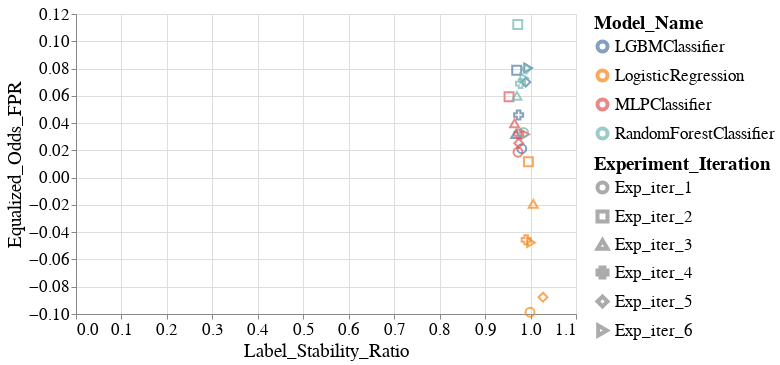

The code cell stored with this chart in its notebook:
### Markdown cell above
## Figure 3. Scatter plots.

### Code cell
create_scatter_plot(melted_all_group_metrics_per_model_dct,
                    group='SEX',
                    fairness_metric_name='Equalized_Odds_FPR',
                    stability_metric_name='Label_Stability_Ratio',
                    alpha=0.0)

### Figure 1 — Vega-Lite specification as saved in the notebook (floating-point values rounded to 4 significant figures)
{"config": {"view": {"continuousWidth": 400, "continuousHeight": 300}, "axis": {"labelFontSize": 17, "labelFontWeight": "normal", "titleFontSize": 19, "titleFontWeight": "normal"}, "legend": {"labelFontSize": 17, "labelLimit": 200, "symbolStrokeWidth": 4, "titleFontSize": 19, "titleLimit": 220}, "title": {"fontSize": 17}}, "data": {"name": "data-8caf422f315c4dc4db9a2868f33914aa"}, "mark": {"type": "point", "size": 60}, "encoding": {"color": {"field": "Model_Name", "type": "nominal"}, "shape": {"field": "Experiment_Iteration", "type": "nominal"}, "size": {"value": 80}, "x": {"field": "Label_Stability_Ratio", "type": "quantitative"}, "y": {"field": "Equalized_Odds_FPR", "type": "quantitative"}}, "height": 300, "width": 500, "$schema": "https://vega.github.io/schema/vega-lite/v4.17.0.json", "datasets": {"data-8caf422f315c4dc4db9a2868f33914aa": [{"Model_Name": "LGBMClassifier", "Experiment_Iteration": "Exp_iter_1", "Intervention_Param": 0.0, "Test_Set_Index": 0, "Group": "SEX", "Equalized_Odds_FPR": 0.02119, "Label_Stability_Ratio": 0.9806}, {"Model_Name": "LGBMClassifier", "Experiment_Iteration": "Exp_iter_2", "Intervention_Param": 0.0, "Test_Set_Index": 0, "Group": "SEX", "Equalized_Odds_FPR": 0.07879, "Label_Stability_Ratio": 0.9696}, {"Model_Name": "LGBMClassifier", "Experiment_Iteration": "Exp_iter_3", "Intervention_Param": 0.0, "Test_Set_Index": 0, "Group": "SEX", "Equalized_Odds_FPR": 0.03196, "Label_Stability_Ratio": 0.9674}, {"Model_Name": "LGBMClassifier", "Experiment_Iteration": "Exp_iter_4", "Intervention_Param": 0.0, "Test_Set_Index": 0, "Group": "SEX", "Equalized_Odds_FPR": 0.04587, "Label_Stability_Ratio": 0.9738}, {"Model_Name": "LGBMClassifier", "Experiment_Iteration": "Exp_iter_5", "Intervention_Param": 0.0, "Test_Set_Index": 0, "Group": "SEX", "Equalized_Odds_FPR": 0.07006, "Label_Stability_Ratio": 0.9896}, {"Model_Name": "LGBMClassifier", "Experiment_Iteration": "Exp_iter_6", "Intervention_Param": 0.0, "Test_Set_Index": 0, "Group": "SEX", "Equalized_Odds_FPR": 0.08036, "Label_Stability_Ratio": 0.9948}, {"Model_Name": "LogisticRegression", "Experiment_Iteration": "Exp_iter_1", "Intervention_Param": 0.0, "Test_Set_Index": 0, "Group": "SEX", "Equalized_Odds_FPR": -0.09872, "Label_Stability_Ratio": 0.9989}, {"Model_Name": "LogisticRegression", "Experiment_Iteration": "Exp_iter_2", "Intervention_Param": 0.0, "Test_Set_Index": 0, "Group": "SEX", "Equalized_Odds_FPR": 0.01166, "Label_Stability_Ratio": 0.9953}, {"Model_Name": "LogisticRegression", "Experiment_Iteration": "Exp_iter_3", "Intervention_Param": 0.0, "Test_Set_Index": 0, "Group": "SEX", "Equalized_Odds_FPR": -0.01933, "Label_Stability_Ratio": 1.006}, {"Model_Name": "LogisticRegression", "Experiment_Iteration": "Exp_iter_4", "Intervention_Param": 0.0, "Test_Set_Index": 0, "Group": "SEX", "Equalized_Odds_FPR": -0.04562, "Label_Stability_Ratio": 0.9904}, {"Model_Name": "LogisticRegression", "Experiment_Iteration": "Exp_iter_5", "Intervention_Param": 0.0, "Test_Set_Index": 0, "Group": "SEX", "Equalized_Odds_FPR": -0.0877, "Label_Stability_Ratio": 1.027}, {"Model_Name": "LogisticRegression", "Experiment_Iteration": "Exp_iter_6", "Intervention_Param": 0.0, "Test_Set_Index": 0, "Group": "SEX", "Equalized_Odds_FPR": -0.04759, "Label_Stability_Ratio": 1.001}, {"Model_Name": "MLPClassifier", "Experiment_Iteration": "Exp_iter_1", "Intervention_Param": 0.0, "Test_Set_Index": 0, "Group": "SEX", "Equalized_Odds_FPR": 0.01866, "Label_Stability_Ratio": 0.9724}, {"Model_Name": "MLPClassifier", "Experiment_Iteration": "Exp_iter_2", "Intervention_Param": 0.0, "Test_Set_Index": 0, "Group": "SEX", "Equalized_Odds_FPR": 0.05932, "Label_Stability_Ratio": 0.9527}, {"Model_Name": "MLPClassifier", "Experiment_Iteration": "Exp_iter_3", "Intervention_Param": 0.0, "Test_Set_Index": 0, "Group": "SEX", "Equalized_Odds_FPR": 0.03985, "Label_Stability_Ratio": 0.9648}, {"Model_Name": "MLPClassifier", "Experiment_Iteration": "Exp_iter_4", "Intervention_Param": 0.0, "Test_Set_Index": 0, "Group": "SEX", "Equalized_Odds_FPR": 0.03202, "Label_Stability_Ratio": 0.9741}, {"Model_Name": "MLPClassifier", "Experiment_Iteration": "Exp_iter_5", "Intervention_Param": 0.0, "Test_Set_Index": 0, "Group": "SEX", "Equalized_Odds_FPR": 0.02521, "Label_Stability_Ratio": 0.9741}, {"Model_Name": "MLPClassifier", "Experiment_Iteration": "Exp_iter_6", "Intervention_Param": 0.0, "Test_Set_Index": 0, "Group": "SEX", "Equalized_Odds_FPR": 0.03174, "Label_Stability_Ratio": 0.9885}, {"Model_Name": "RandomForestClassifier", "Experiment_Iteration": "Exp_iter_1", "Intervention_Param": 0.0, "Test_Set_Index": 0, "Group": "SEX", "Equalized_Odds_FPR": 0.03319, "Label_Stability_Ratio": 0.9846}, {"Model_Name": "RandomForestClassifier", "Experiment_Iteration": "Exp_iter_2", "Intervention_Param": 0.0, "Test_Set_Index": 0, "Group": "SEX", "Equalized_Odds_FPR": 0.1123, "Label_Stability_Ratio": 0.9719}, {"Model_Name": "RandomForestClassifier", "Experiment_Iteration": "Exp_iter_3", "Intervention_Param": 0.0, "Test_Set_Index": 0, "Group": "SEX", "Equalized_Odds_FPR": 0.06002, "Label_Stability_Ratio": 0.9701}, {"Model_Name": "RandomForestClassifier", "Experiment_Iteration": "Exp_iter_4", "Intervention_Param": 0.0, "Test_Set_Index": 0, "Group": "SEX", "Equalized_Odds_FPR": 0.06892, "Label_Stability_Ratio": 0.978}, {"Model_Name": "RandomForestClassifier", "Experiment_Iteration": "Exp_iter_5", "Intervention_Param": 0.0, "Test_Set_Index": 0, "Group": "SEX", "Equalized_Odds_FPR": 0.07965, "Label_Stability_Ratio": 0.9904}, {"Model_Name": "RandomForestClassifier", "Experiment_Iteration": "Exp_iter_6", "Intervention_Param": 0.0, "Test_Set_Index": 0, "Group": "SEX", "Equalized_Odds_FPR": 0.0729, "Label_Stability_Ratio": 0.986}]}}
